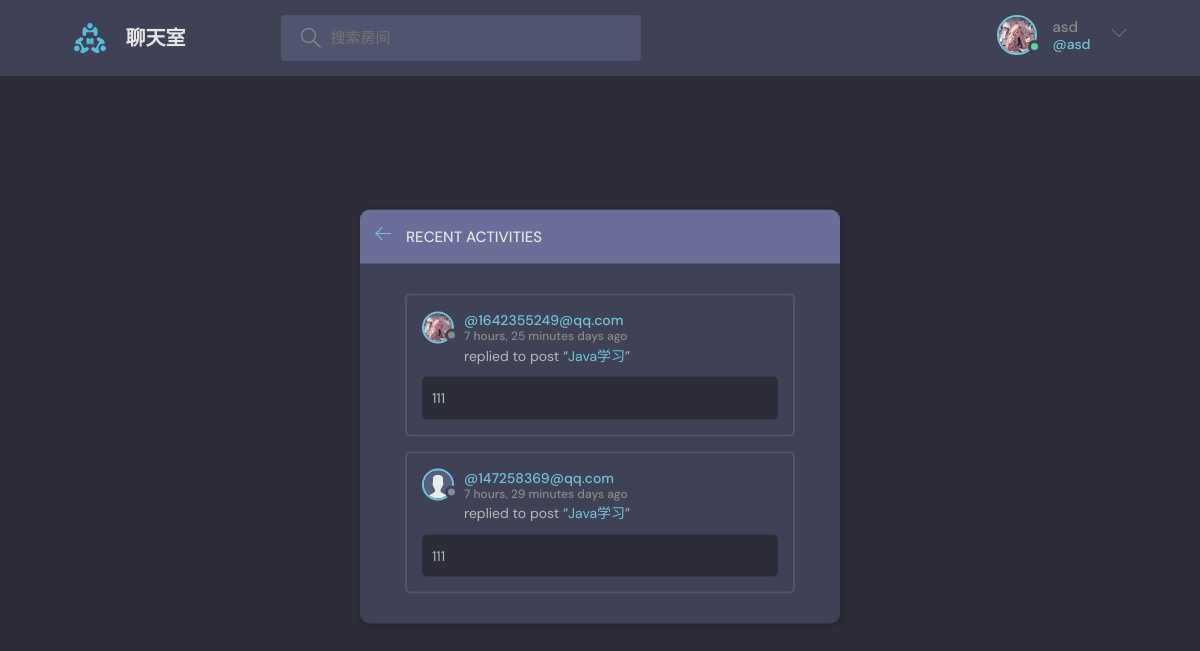
The page /activity/ (signed in) on the database its author committed.
### base/models.py (models this page shows, shortened)
class User(AbstractUser):
    name =models.CharField(max_length=200,null=True)
    email=models.EmailField(unique=True, null=True)
    bio=models.TextField(null=True)
    avatar=models.ImageField(null=True,default='avatar.svg')
    USERNAME_FIELD='email'
    REQUIRED_FIELDS=[]

class Message(models.Model):
    user=models.ForeignKey(User,on_delete=models.CASCADE)
    room=models.ForeignKey(Room,on_delete=models.CASCADE)
    body=models.TextField()
    updated =models.DateTimeField(auto_now=True)
    created=models.DateTimeField(auto_now_add=True)
    class Meta:
        ordering=['-updated','created']

class Room(models.Model):
    host =models.ForeignKey(User,on_delete=models.SET_NULL,null=True)
    topic=models.ForeignKey(Topic,on_delete=models.SET_NULL,null=True)
    name=models.CharField(max_length=200)
    description =models.TextField(null=True,blank=True)
    participants = models.ManyToManyField(
        User,related_name='participants',blank=True)
    updated =models.DateTimeField(auto_now=True)
    created=models.DateTimeField(auto_now_add=True)
    class Meta:
        ordering=['-updated','created']
    def __str__(self):
        return self.name

### base/views.py (the view)
# urls.py: path('activity/' , views.activityPage,name="activity"),
def activityPage(request):
    room_messages = Message.objects.all()[0:10]
    context={'room_messages':room_messages}
    return render(request,'base/activity.html',context)

### base/templates/base/activity.html (shortened to what this page needs)
{%extends 'main.html'%}
{%block content%}
    <main class="layout">
      <div class="container">
        <div class="layout__box">
          <div class="layout__boxHeader">
            <div class="layout__boxTitle">
              <a href="{%url 'home'%}">
                <svg version="1.1" xmlns="http://www.w3.org/2000/svg" width="32" height="32" viewBox="0 0 32 32">
                  <title>arrow-left</title>
                  <path
                    d="M13.723 2.286l-13.723 13.714 13.719 13.714 1.616-1.611-10.96-10.96h27.625v-2.286h-27.625l10.965-10.965-1.616-1.607z"
                  ></path>
                </svg>
              </a>
              <h3>Recent Activities</h3>
            </div>
          </div>
          <div class="activities-page layout__body">
            {% for message in room_messages %}
            <div class="activities__box">
              <div class="activities__boxHeader roomListRoom__header">
                <a href="{%url 'user-profile' message.user.id %}" class="roomListRoom__author">
                  <div class="avatar avatar--small">
                    <img src="{{message.user.avatar.url}}" />
                  </div>
                  <p>
                    @{{message.user}}
                    <span>{{message.created|timesince}} days ago</span>
                  </p>
                </a>
              </div>
              <div class="activities__boxContent">
                <p>replied to post “<a href="{% url 'room' message.room.id %}">{{message.room}}</a>”</p>
                <div class="activities__boxRoomContent">
                    {{message.body}}
                </div>
              </div>
            </div>
            {%endfor%}
          </div>
        </div>
      </div>
    </main>
{%endblock content%}

### templates/navbar.html (shortened to what this page needs)
{% load static %}
<header class="header header--loggedIn">
  <div class="container">
    <a href="{%url 'home'%}" class="header__logo">
      <img src="{% static 'images/logo.svg'%}" />
      <h1>聊天室</h1>
    </a>
    <form class="header__search" method="GET"   id="searchQuery" action="{% url 'home'%}">
      <label>
        <input name="q" placeholder="搜索房间" onclick="submitSearch()"/>
      </label>
    </form>
    <nav class="header__menu">
      {%if request.user.is_authenticated%}
      <div class="header__user">
        <a href="{% url 'user-profile' request.user.id %}">
          <div class="avatar avatar--medium active">
            <img src="{{request.user.avatar.url}}" />
          </div>
          <p>{{request.user.username}} <span>@{{request.user.username}}</span></p>
        </a>
        <button class="dropdown-button">
          <svg version="1.1" xmlns="http://www.w3.org/2000/svg" width="32" height="32" viewBox="0 0 32 32">
            <title>chevron-down</title>
            <path d="M16 21l-13-13h-3l16 16 16-16h-3l-13 13z"></path>
          </svg>
        </button>
      </div>
      {%endif%}
    </nav>
  </div>
</header>

### static/styles/style.css (style rules this page uses)
:root { --color-main: #71c6dd; --color-main-light: #e1f6fb; --color-dark: #3f4156; --color-dark-medium: #51546e; --color-dark-light: #696d97; --color-light: #e5e5e5; --color-gray: #8b8b8b; --color-light-gray: #b2bdbd; --color-bg: #2d2d39; --color-success: #5dd693; --color-error: #fc4b0b; }
* { font-family: "DM Sans", -apple-system, BlinkMacSystemFont, "Segoe UI", Roboto, Oxygen, Ubuntu, Cantarell, "Open Sans", "Helvetica Neue", sans-serif; margin: 0; padding: 0; box-sizing: border-box; text-rendering: optimizeLegibility; font-size: inherit; }
html { font-size: 56.25%; }
@media only screen and (min-width: 1200px) { html { font-size: 62.5%; } }
body { line-height: 1.6; font-weight: 400; font-size: 1.5rem; color: var(--color-light-gray); background-color: var(--color-bg); min-height: 100vh; }
img { width: 100%; }
a { display: inline-block; color: var(--color-main); text-decoration: none; }
.container { max-width: 120rem; width: 90%; margin: auto; }
.avatar { position: relative; display: inline-block; border-radius: 50%; border: 2px solid var(--color-main); }
.avatar img { display: block; border-radius: 50%; object-fit: cover; object-position: center; }
.avatar::after { content: ""; display: block; position: absolute; background-color: var(--color-gray); z-index: 111; border-radius: 50%; border: 0.3rem solid var(--color-dark); }
.avatar.active::after { background-color: var(--color-success); }
.avatar.avatar--small img { width: 2.8rem; height: 2.8rem; }
.avatar.avatar--small:after { width: 0.7rem; height: 0.7rem; bottom: 0px; right: -6px; }
.avatar.avatar--medium img { width: 3.6rem; height: 3.6rem; border-radius: 50%; }
.avatar.avatar--medium:after { width: 0.7rem; height: 0.7rem; bottom: 0px; right: -6px; }
.header { padding: 1.5rem; background-color: var(--color-dark); }
.header > .container { display: flex; gap: 9.5rem; }
.header__logo, .header__user { display: flex; gap: 2rem; align-items: center; }
.header__logo > img { height: 3.2rem; width: 3.2rem; }
.header__logo > h1 { font-weight: 700; font-size: 2rem; color: var(--color-light); }
.header__search > label { background-color: var(--color-dark-medium); padding: 1.3rem 1rem; display: flex; align-items: center; gap: 1rem; border-radius: 4px; }
.header__search svg { fill: var(--color-gray); width: 2rem; height: 2rem; margin-left: 1rem; }
.header__search input { width: 30rem; background: transparent; border: none; outline: none; color: var(--color-light); }
.header__menu { margin-left: auto; position: relative; }
.header__menu a { display: flex; gap: 1.5rem; align-items: center; font-weight: 500; text-decoration: none; color: var(--color-gray); }
.header__menu img { height: 3.6rem; }
.header__menu p { line-height: 1.2; }
.header__menu span { color: var(--color-main); font-weight: 500; font-size: 1.4rem; display: block; }
.header__menu svg { width: 1.6rem; height: 1.6rem; fill: var(--color-dark-light); }
.dropdown-button { background: transparent; border: 0; outline: 0; cursor: pointer; }
.layout { margin-top: 2.4rem; }
.layout > .container { display: flex; justify-content: space-between; align-items: flex-start; }
.layout__box { width: 90%; max-width: 48rem; min-height: 40rem; position: absolute; top: 50%; left: 50%; transform: translate(-50%, -46%); background-color: var(--color-dark); border-radius: 1rem; box-shadow: 1px 1px 6px 3px rgba(0, 0, 0, 0.1); overflow: hidden; }
.layout__boxHeader { display: flex; padding: 1.5rem; background-color: var(--color-dark-light); }
.layout__boxTitle { display: flex; gap: 1.5rem; align-items: center; }
.layout__boxTitle h3 { text-transform: uppercase; font-weight: 500; color: var(--color-light); }
.layout__boxTitle svg { width: 1.6rem; height: 1.6rem; fill: var(--color-main); }
.layout__body { margin: 3rem; }
.roomListRoom__header { display: flex; justify-content: space-between; align-items: center; }
.roomListRoom__author { font-weight: 500; display: flex; align-items: center; gap: 1rem; }
.activities__box { margin: 1.5rem; padding: 1.5rem; border: 2px solid var(--color-dark-medium); border-radius: 5px; }
.activities__boxHeader p { font-size: 1.4rem; line-height: 1.3; }
.activities__boxHeader p span { color: var(--color-gray); font-size: 1.2rem; display: block; }
.activities__boxContent { margin-left: 4.2rem; }
.activities__boxContent { font-size: 1.4rem; }
.activities__boxRoomContent { background: var(--color-bg); padding: 1rem; border-radius: 5px; margin-top: 1rem; margin-left: -4.2rem; }

### rows shown on the page
User: user.avatar (picture), user.username "asd"
Message: user.avatar (picture), user "1642355249@qq.com", created "7 hours, 25 minutes", room "Java学习", body "111"
Message: user.avatar (placeholder picture), user "147258369@qq.com", created "7 hours, 29 minutes", room "Java学习", body "111"
